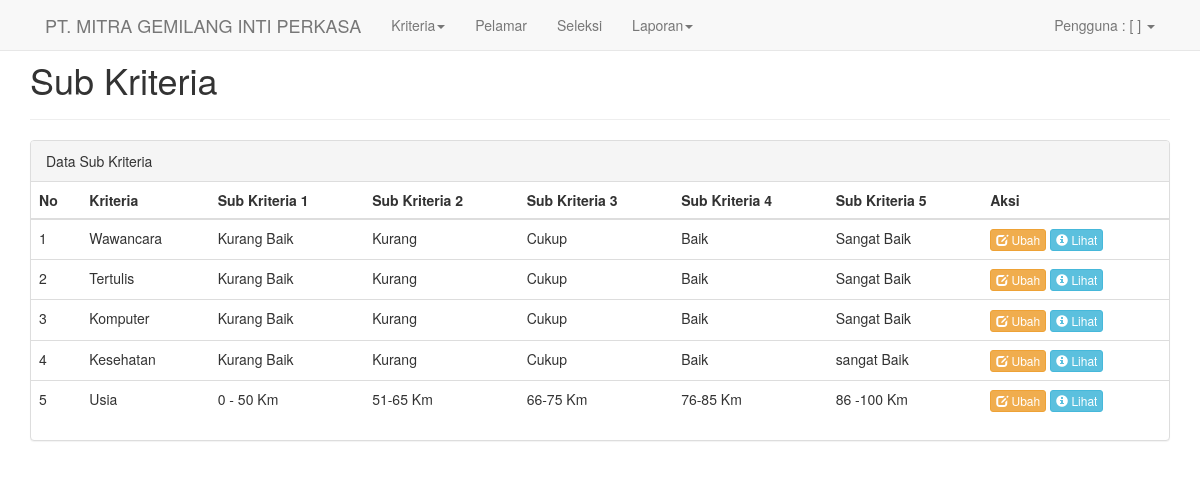
Page /index.php/subkriteria on the committed database.
### tables this page shows
CREATE TABLE `tbl_kriteria` (
  `kdKriteria` int(11) NOT NULL,
  `kriteria` varchar(100) NOT NULL,
  `sifat` char(1) NOT NULL,
  `bobot` int(3) NOT NULL
);

CREATE TABLE `tbl_subkriteria` (
  `kdSubKriteria` int(11) NOT NULL,
  `subKriteria` varchar(50) NOT NULL,
  `value` int(11) NOT NULL,
  `kdKriteria` int(11) NOT NULL
);

### application/helpers/General_helper.php (called while the page is built, shortened)
<?php
if (!function_exists('loadPage')) {
    function loadPage($view, $vars=array()){
        $data['view'] = $view;
        $data['data'] = $vars;
        $CI = &get_instance();
        return $CI->load->view('layouts/layout', $data);
    }
}

### application/controllers/subkriteria.php (called while the page is built, shortened)
<?php
class Subkriteria extends MY_Controller
{
    public function index()
    {
        $data['kriteria'] = $this->MKriteria->getAll();
         loadPage('subkriteria/index',$data);
    }
}

### index.php (called while the page is built, shortened)
<?php
require_once BASEPATH.'core/CodeIgniter.php';

### application/models/MKriteria.php (called while the page is built, shortened)
<?php
class MKriteria extends CI_Model{
    private function getTable()
    {
        return 'tbl_kriteria';
    }
    public function getAll()
    {
        $query = $this->db->get($this->getTable());
        if($query->num_rows() > 0){
            foreach ( $query->result() as $row) {
                $kriterias[] = $row;
            }
            return $kriterias;
        }
    }
}

### application/views/subkriteria/index.php (the view, shortened to what this page needs)
<div class="container">
    <br />
    <div class="page-header">
    <h1>Sub Kriteria</h1>
</div>
<div class="col-lg-12">
    <div class="row">
        <div class="panel panel-default">
            <div class="panel-heading">Data Sub Kriteria</div>
            <div class="panel-content">
                <div class="table-responsive">
                    <table class="table table-hover">
                        <thead>
                        <tr>
                            <th>No</th>
                            <th>Kriteria</th>
                            <th>Sub Kriteria 1</th>
                            <th>Sub Kriteria 2</th>
                            <th>Sub Kriteria 3</th>
                            <th>Sub Kriteria 4</th>
                            <th>Sub Kriteria 5</th>
                            <th>Aksi</th>
                        </tr>
                        </thead>
                        <tbody>
                        <?php
                        $no = 1;
                        foreach ($kriteria as $item) {
                            ?>
                            <tr>
                                <td><?php echo $no++ ?></td>
                                <td><?php echo $item->kriteria ?></td>
                                <?php $querysub = $this->db->query("select * from tbl_subkriteria where kdKriteria='$item->kdKriteria' order by value asc");
                            foreach($querysub->result() as $sub) {  ?>
                                <td><?php echo $sub->subKriteria ?></td>
                            <?php } ?>
                                <td>
                                    <button type="button" class="btn btn-warning btn-xs"
                                            onclick="edit_item_kriteria(<?php echo $item->kdKriteria; ?>)">
                                        <span class="glyphicon glyphicon-edit" aria-hidden="true"></span> Ubah
                                    </button>
                                    <button type="button" class="btn btn-info btn-xs"
                                            onclick="lihat_subkriteria(<?php echo $item->kdKriteria; ?>)">
                                        <span class="glyphicon glyphicon-info-sign" aria-hidden="true"></span> Lihat
                                    </button>
                                </td>
                            </tr>
                        <?php } ?>
                        </tbody>
                    </table>
                </div>
            </div>
        </div>
    </div>
</div>

### application/views/layouts/layout.php (shortened to what this page needs)
<!doctype html>
<html lang="en">
<head>
    <?php
    $this->page->generateCss();
    ?>
    <link rel="stylesheet" href="//cdn.datatables.net/1.13.1/css/jquery.dataTables.min.css">
</head>
<body>
    <div class="wrapper">
        <nav class="navbar navbar-default navbar-fixed-top ">
            <div class="container">
                <div class="container-fluid">
                    <div class="navbar-header">
                        <a class="navbar-brand active" href="<?php echo site_url() . 'admin' ?>">PT. MITRA GEMILANG INTI PERKASA</a>
                    </div>
                    <div class="collapse navbar-collapse" id="bs-example-navbar-collapse-1">
                        <ul class="nav navbar-nav">
                            <li class="dropdown">
                                <a href="#" class="dropdown-toggle" data-toggle="dropdown" role="button" aria-haspopup="true" aria-expanded="false">Kriteria<span class="caret"></span></a>
                            </li>
                            <li <?php if ($this->uri->segment(1) == 'pelamar') {
                                ?> class="active" <?php
                                                } ?>><a href="<?php echo site_url('pelamar'); ?>">Pelamar</a></li>
                            <li <?php if ($this->uri->segment(1) == 'seleksi') {
                                ?> class="active" <?php
                                                } ?>><a href="<?php echo site_url('seleksi'); ?>">Seleksi</a></li>
                            <li class="dropdown">
                                <a href="#" class="dropdown-toggle" data-toggle="dropdown" role="button" aria-haspopup="true" aria-expanded="false">Laporan<span class="caret"></span></a>
                            </li>
                        </ul>
                        <ul class="nav navbar-nav navbar-right">
                            <li class="dropdown">
                                <a href="#" class="dropdown-toggle" data-toggle="dropdown" role="button" aria-haspopup="true" aria-expanded="false">Pengguna : [ <?php echo $_SESSION['nama']; ?> ] <span class="caret"></span></a>
                    </div>
                </div>
            </div>
        </nav>
    </div>
    <?php $this->load->view($view, $data); ?>
</body>
</html>

### application/libraries/Page.php (shortened to what this page needs)
<?php if (!defined('BASEPATH')) exit('No direct script access allowed');
class Page{
    private $data = array();
    public function setLoadCss($css)
    {
        if (!isset($this->data['loadCss'])) {
            $this->data['loadCss']= array();
        } else {
            $this->insertCss($css);
        }
    }
    public function generateCss()
    {
        if(isset($this->data['loadCss'])){
            foreach ($this->data['loadCss'] as $css) {
                echo "<link rel=\"stylesheet\" href=\"". site_url($css).".css\">".PHP_EOL;
            }
        }
    }
    public function insertCss($css)
    {
        $index = count($this->data['loadCss']);
        if (is_array($css)) {
            foreach ($css as $item) {
                $this->data['loadCss'][$index] = $item;
                $index++;
            }
        } else {
            $this->data['loadCss'][$index] = $css;
        }
    }
}

### application/views/layouts/layout.php (style rules this page uses)
body { padding-top: 0px; }

### rows in the picture
tbl_kriteria: kriteria "Wawancara"
tbl_subkriteria: subKriteria "Kurang Baik"
tbl_subkriteria: subKriteria "Kurang"
tbl_subkriteria: subKriteria "Cukup"
tbl_subkriteria: subKriteria "Baik"
tbl_subkriteria: subKriteria "Sangat Baik"
tbl_kriteria: kriteria "Tertulis"
tbl_subkriteria: subKriteria "Kurang Baik"
tbl_subkriteria: subKriteria "Kurang"
tbl_subkriteria: subKriteria "Cukup"
tbl_subkriteria: subKriteria "Baik"
tbl_subkriteria: subKriteria "Sangat Baik"
tbl_kriteria: kriteria "Komputer"
tbl_subkriteria: subKriteria "Kurang Baik"
tbl_subkriteria: subKriteria "Kurang"
tbl_subkriteria: subKriteria "Cukup"
tbl_subkriteria: subKriteria "Baik"
tbl_subkriteria: subKriteria "Sangat Baik"
tbl_kriteria: kriteria "Kesehatan"
tbl_subkriteria: subKriteria "Kurang Baik"
tbl_subkriteria: subKriteria "Kurang"
tbl_subkriteria: subKriteria "Cukup"
tbl_subkriteria: subKriteria "Baik"
tbl_subkriteria: subKriteria "sangat Baik"
tbl_kriteria: kriteria "Usia"
tbl_subkriteria: subKriteria "0 - 50 Km"
tbl_subkriteria: subKriteria "51-65 Km"
tbl_subkriteria: subKriteria "66-75 Km"
tbl_subkriteria: subKriteria "76-85 Km"
tbl_subkriteria: subKriteria "86 -100 Km"
